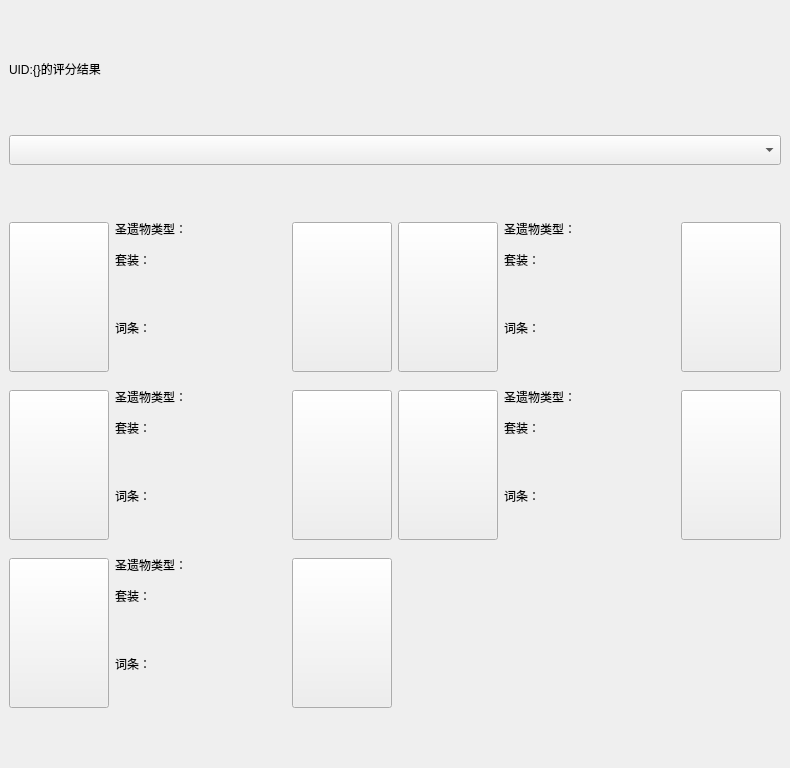
<?xml version="1.0" encoding="UTF-8"?>
<ui version="4.0">
 <class>MainWindow</class>
 <widget class="QMainWindow" name="MainWindow">
  <property name="geometry">
   <rect>
    <x>0</x>
    <y>0</y>
    <width>790</width>
    <height>768</height>
   </rect>
  </property>
  <property name="windowTitle">
   <string>MainWindow</string>
  </property>
  <widget class="QWidget" name="centralwidget">
   <layout class="QVBoxLayout" name="verticalLayout_6">
    <item>
     <widget class="QLabel" name="label_uid">
      <property name="minimumSize">
       <size>
        <width>0</width>
        <height>30</height>
       </size>
      </property>
      <property name="maximumSize">
       <size>
        <width>16777215</width>
        <height>30</height>
       </size>
      </property>
      <property name="text">
       <string>UID:{}的评分结果</string>
      </property>
     </widget>
    </item>
    <item>
     <widget class="QComboBox" name="comboBox_avatars">
      <property name="minimumSize">
       <size>
        <width>100</width>
        <height>30</height>
       </size>
      </property>
      <property name="maximumSize">
       <size>
        <width>16777215</width>
        <height>30</height>
       </size>
      </property>
     </widget>
    </item>
    <item>
     <layout class="QGridLayout" name="gridLayout">
      <item row="0" column="0">
       <layout class="QHBoxLayout" name="horizontalLayout">
        <item>
         <widget class="QPushButton" name="pushButton_icon">
          <property name="minimumSize">
           <size>
            <width>100</width>
            <height>150</height>
           </size>
          </property>
          <property name="maximumSize">
           <size>
            <width>100</width>
            <height>16777215</height>
           </size>
          </property>
          <property name="text">
           <string/>
          </property>
         </widget>
        </item>
        <item>
         <layout class="QVBoxLayout" name="verticalLayout">
          <item>
           <widget class="QLabel" name="label_type">
            <property name="minimumSize">
             <size>
              <width>150</width>
              <height>25</height>
             </size>
            </property>
            <property name="maximumSize">
             <size>
              <width>114514</width>
              <height>25</height>
             </size>
            </property>
            <property name="text">
             <string>圣遗物类型：</string>
            </property>
           </widget>
          </item>
          <item>
           <widget class="QLabel" name="label_suit">
            <property name="minimumSize">
             <size>
              <width>0</width>
              <height>25</height>
             </size>
            </property>
            <property name="maximumSize">
             <size>
              <width>114514</width>
              <height>25</height>
             </size>
            </property>
            <property name="text">
             <string>套装：</string>
            </property>
           </widget>
          </item>
          <item>
           <widget class="QLabel" name="label_stat">
            <property name="minimumSize">
             <size>
              <width>0</width>
              <height>100</height>
             </size>
            </property>
            <property name="maximumSize">
             <size>
              <width>114514</width>
              <height>100</height>
             </size>
            </property>
            <property name="text">
             <string>词条：</string>
            </property>
           </widget>
          </item>
         </layout>
        </item>
        <item>
         <widget class="QPushButton" name="pushButton_result">
          <property name="minimumSize">
           <size>
            <width>100</width>
            <height>150</height>
           </size>
          </property>
          <property name="maximumSize">
           <size>
            <width>100</width>
            <height>150</height>
           </size>
          </property>
          <property name="text">
           <string/>
          </property>
         </widget>
        </item>
       </layout>
      </item>
      <item row="0" column="1">
       <layout class="QHBoxLayout" name="horizontalLayout_4">
        <item>
         <widget class="QPushButton" name="pushButton_icon_4">
          <property name="minimumSize">
           <size>
            <width>100</width>
            <height>150</height>
           </size>
          </property>
          <property name="maximumSize">
           <size>
            <width>100</width>
            <height>16777215</height>
           </size>
          </property>
          <property name="text">
           <string/>
          </property>
         </widget>
        </item>
        <item>
         <layout class="QVBoxLayout" name="verticalLayout_4">
          <item>
           <widget class="QLabel" name="label_type_4">
            <property name="minimumSize">
             <size>
              <width>150</width>
              <height>25</height>
             </size>
            </property>
            <property name="maximumSize">
             <size>
              <width>114514</width>
              <height>25</height>
             </size>
            </property>
            <property name="text">
             <string>圣遗物类型：</string>
            </property>
           </widget>
          </item>
          <item>
           <widget class="QLabel" name="label_suit_4">
            <property name="minimumSize">
             <size>
              <width>0</width>
              <height>25</height>
             </size>
            </property>
            <property name="maximumSize">
             <size>
              <width>114514</width>
              <height>25</height>
             </size>
            </property>
            <property name="text">
             <string>套装：</string>
            </property>
           </widget>
          </item>
          <item>
           <widget class="QLabel" name="label_stat_4">
            <property name="minimumSize">
             <size>
              <width>0</width>
              <height>100</height>
             </size>
            </property>
            <property name="maximumSize">
             <size>
              <width>114514</width>
              <height>100</height>
             </size>
            </property>
            <property name="text">
             <string>词条：</string>
            </property>
           </widget>
          </item>
         </layout>
        </item>
        <item>
         <widget class="QPushButton" name="pushButton_result_4">
          <property name="minimumSize">
           <size>
            <width>100</width>
            <height>150</height>
           </size>
          </property>
          <property name="maximumSize">
           <size>
            <width>100</width>
            <height>150</height>
           </size>
          </property>
          <property name="text">
           <string/>
          </property>
         </widget>
        </item>
       </layout>
      </item>
      <item row="1" column="0">
       <layout class="QHBoxLayout" name="horizontalLayout_2">
        <item>
         <widget class="QPushButton" name="pushButton_icon_2">
          <property name="minimumSize">
           <size>
            <width>100</width>
            <height>150</height>
           </size>
          </property>
          <property name="maximumSize">
           <size>
            <width>100</width>
            <height>16777215</height>
           </size>
          </property>
          <property name="text">
           <string/>
          </property>
         </widget>
        </item>
        <item>
         <layout class="QVBoxLayout" name="verticalLayout_2">
          <item>
           <widget class="QLabel" name="label_type_2">
            <property name="minimumSize">
             <size>
              <width>150</width>
              <height>25</height>
             </size>
            </property>
            <property name="maximumSize">
             <size>
              <width>114514</width>
              <height>25</height>
             </size>
            </property>
            <property name="text">
             <string>圣遗物类型：</string>
            </property>
           </widget>
          </item>
          <item>
           <widget class="QLabel" name="label_suit_2">
            <property name="minimumSize">
             <size>
              <width>0</width>
              <height>25</height>
             </size>
            </property>
            <property name="maximumSize">
             <size>
              <width>114514</width>
              <height>25</height>
             </size>
            </property>
            <property name="text">
             <string>套装：</string>
            </property>
           </widget>
          </item>
          <item>
           <widget class="QLabel" name="label_stat_2">
            <property name="minimumSize">
             <size>
              <width>0</width>
              <height>100</height>
             </size>
            </property>
            <property name="maximumSize">
             <size>
              <width>114514</width>
              <height>100</height>
             </size>
            </property>
            <property name="text">
             <string>词条：</string>
            </property>
           </widget>
          </item>
         </layout>
        </item>
        <item>
         <widget class="QPushButton" name="pushButton_result_2">
          <property name="minimumSize">
           <size>
            <width>100</width>
            <height>150</height>
           </size>
          </property>
          <property name="maximumSize">
           <size>
            <width>100</width>
            <height>150</height>
           </size>
          </property>
          <property name="text">
           <string/>
          </property>
         </widget>
        </item>
       </layout>
      </item>
      <item row="1" column="1">
       <layout class="QHBoxLayout" name="horizontalLayout_5">
        <item>
         <widget class="QPushButton" name="pushButton_icon_5">
          <property name="minimumSize">
           <size>
            <width>100</width>
            <height>150</height>
           </size>
          </property>
          <property name="maximumSize">
           <size>
            <width>100</width>
            <height>16777215</height>
           </size>
          </property>
          <property name="text">
           <string/>
          </property>
         </widget>
        </item>
        <item>
         <layout class="QVBoxLayout" name="verticalLayout_5">
          <item>
           <widget class="QLabel" name="label_type_5">
            <property name="minimumSize">
             <size>
              <width>150</width>
              <height>25</height>
             </size>
            </property>
            <property name="maximumSize">
             <size>
              <width>114514</width>
              <height>25</height>
             </size>
            </property>
            <property name="text">
             <string>圣遗物类型：</string>
            </property>
           </widget>
          </item>
          <item>
           <widget class="QLabel" name="label_suit_5">
            <property name="minimumSize">
             <size>
              <width>0</width>
              <height>25</height>
             </size>
            </property>
            <property name="maximumSize">
             <size>
              <width>114514</width>
              <height>25</height>
             </size>
            </property>
            <property name="text">
             <string>套装：</string>
            </property>
           </widget>
          </item>
          <item>
           <widget class="QLabel" name="label_stat_5">
            <property name="minimumSize">
             <size>
              <width>0</width>
              <height>100</height>
             </size>
            </property>
            <property name="maximumSize">
             <size>
              <width>114514</width>
              <height>100</height>
             </size>
            </property>
            <property name="text">
             <string>词条：</string>
            </property>
           </widget>
          </item>
         </layout>
        </item>
        <item>
         <widget class="QPushButton" name="pushButton_result_5">
          <property name="minimumSize">
           <size>
            <width>100</width>
            <height>150</height>
           </size>
          </property>
          <property name="maximumSize">
           <size>
            <width>100</width>
            <height>150</height>
           </size>
          </property>
          <property name="text">
           <string/>
          </property>
         </widget>
        </item>
       </layout>
      </item>
      <item row="2" column="0">
       <layout class="QHBoxLayout" name="horizontalLayout_3">
        <item>
         <widget class="QPushButton" name="pushButton_icon_3">
          <property name="minimumSize">
           <size>
            <width>100</width>
            <height>150</height>
           </size>
          </property>
          <property name="maximumSize">
           <size>
            <width>100</width>
            <height>16777215</height>
           </size>
          </property>
          <property name="text">
           <string/>
          </property>
         </widget>
        </item>
        <item>
         <layout class="QVBoxLayout" name="verticalLayout_3">
          <item>
           <widget class="QLabel" name="label_type_3">
            <property name="minimumSize">
             <size>
              <width>150</width>
              <height>25</height>
             </size>
            </property>
            <property name="maximumSize">
             <size>
              <width>114514</width>
              <height>25</height>
             </size>
            </property>
            <property name="text">
             <string>圣遗物类型：</string>
            </property>
           </widget>
          </item>
          <item>
           <widget class="QLabel" name="label_suit_3">
            <property name="minimumSize">
             <size>
              <width>0</width>
              <height>25</height>
             </size>
            </property>
            <property name="maximumSize">
             <size>
              <width>114514</width>
              <height>25</height>
             </size>
            </property>
            <property name="text">
             <string>套装：</string>
            </property>
           </widget>
          </item>
          <item>
           <widget class="QLabel" name="label_stat_3">
            <property name="minimumSize">
             <size>
              <width>0</width>
              <height>100</height>
             </size>
            </property>
            <property name="maximumSize">
             <size>
              <width>114514</width>
              <height>100</height>
             </size>
            </property>
            <property name="text">
             <string>词条：</string>
            </property>
           </widget>
          </item>
         </layout>
        </item>
        <item>
         <widget class="QPushButton" name="pushButton_result_3">
          <property name="minimumSize">
           <size>
            <width>100</width>
            <height>150</height>
           </size>
          </property>
          <property name="maximumSize">
           <size>
            <width>100</width>
            <height>150</height>
           </size>
          </property>
          <property name="text">
           <string/>
          </property>
         </widget>
        </item>
       </layout>
      </item>
     </layout>
    </item>
   </layout>
  </widget>
 </widget>
 <resources/>
 <connections/>
</ui>
